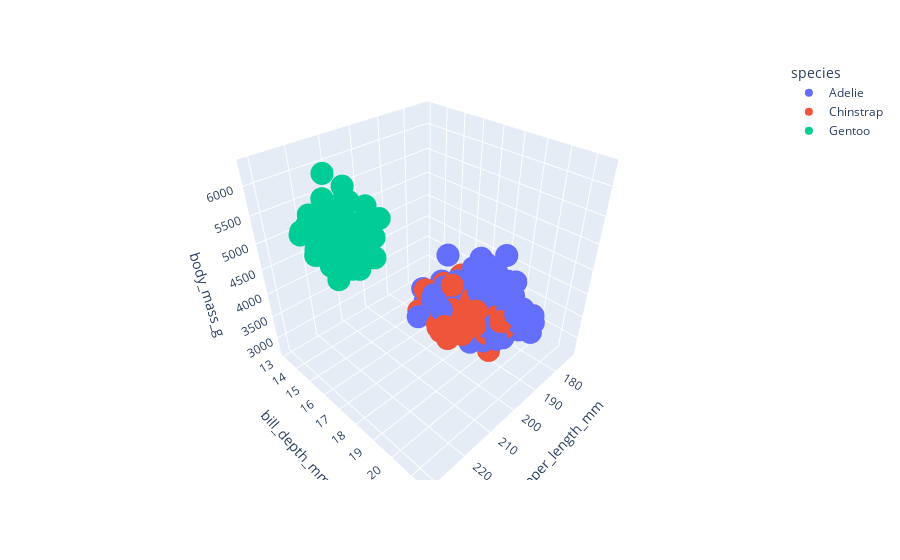

Notebook code for this chart:
### Code cell
px.scatter_3d(data_frame=penguins,
              x='flipper_length_mm',
            y='bill_depth_mm',
            z='body_mass_g',
            color='species'
            )
